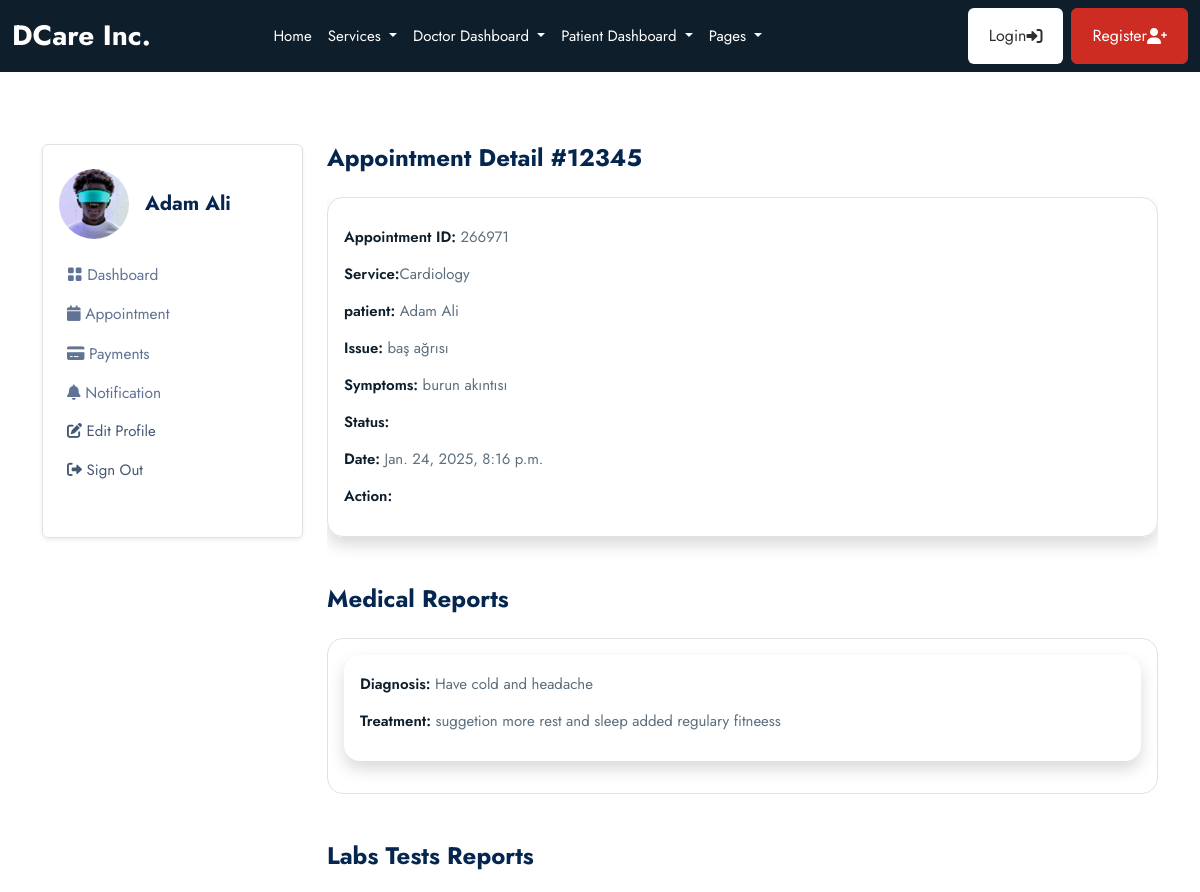
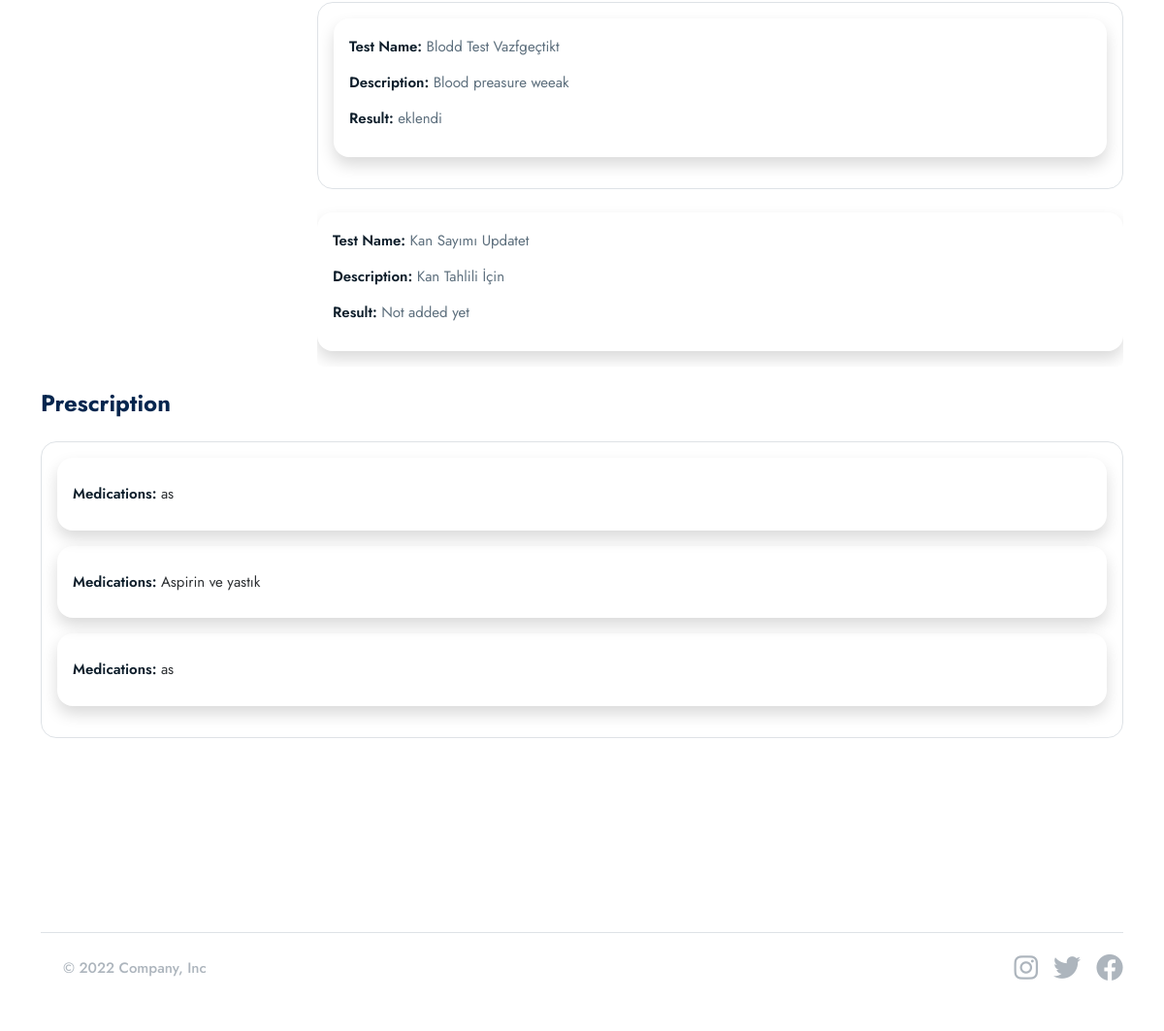
Page /patient/appointments/266971/ (signed in) on the committed database (2 pictures, top to bottom).
### userauths/models.py (models this page shows, shortened)
class User(AbstractUser):
    email = models.EmailField(unique=True)
    username = models.CharField(max_length=100, null=True, blank=True)
    user_type =models.CharField(max_length=50, choices=USER_TYPE, null=True, blank=True, default=None)
    USERNAME_FIELD = "email"
    REQUIRED_FIELDS = ["username"]

### patient/models.py (models this page shows, shortened)
class Patient(models.Model):
    user = models.OneToOneField(userauths_models.User, on_delete=models.CASCADE)
    image = models.FileField(upload_to="images", null=True, blank=True)
    full_name = models.CharField(max_length=100, null=True, blank=True)
    email = models.CharField(max_length=100, null=True, blank=True)
    mobile = models.CharField(max_length=100, null=True, blank=True)
    adress = models.CharField(max_length=100, null=True, blank=True)
    gender = models.CharField(max_length=100, null=True, blank=True)
    dob = models.DateTimeField(default=timezone.now, null=True, blank=True)
    blood_group = models.CharField(max_length=100, null=True, blank=True)

### base/models.py (models this page shows, shortened)
class Appointment(models.Model):
    STATUS = [
        ("scheduled","scheduled"),
        ("completed","completed"),
        ("pending","pending"),
        ("cancelled","cancelled"),
    ]
    service = models.ForeignKey(Service, on_delete= models.SET_NULL, null=True, blank=True,related_name="service_appointments")
    doctor = models.ForeignKey(doctor_models.Doctor,on_delete= models.SET_NULL, null=True, blank=True,related_name="doctor_appointments" )
    patient = models.ForeignKey(patient_models.Patient,on_delete= models.SET_NULL, null=True, blank=True,related_name="appointments_patient" )
    appointment_date = models.DateTimeField(null=True, blank=True)
    issues = models.TextField(blank=True,null=True)
    symptoms = models.TextField(blank=True,null=True)
    appointment_id =ShortUUIDField(length=6, max_length=8, alphabet="1234567890")
    status = models.CharField(max_length=120, choices=STATUS)

class Service(models.Model):
    image = models.FileField(upload_to="images", null=True, blank=True)
    name= models.CharField(max_length=100)
    desciription= models.TextField(blank=True, null=True)
    cost = models.DecimalField(max_digits=10, decimal_places=2)
    available_doctors= models.ManyToManyField(doctor_models.Doctor, blank=True)

class MedicalRecord(models.Model):
    appointment = models.ForeignKey(Appointment, on_delete=models.CASCADE)
    diagnosis = models.TextField()
    treatment = models.TextField()

class LabTest(models.Model):
    appointment = models.ForeignKey(Appointment, on_delete=models.CASCADE)
    test_name = models.CharField(max_length=255)
    description = models.TextField(blank=True, null=True)
    result = models.TextField(blank=True, null=True)

class Prescription(models.Model):
    appointment = models.ForeignKey(Appointment, on_delete=models.CASCADE)
    medications = models.TextField(blank=True, null=True)

### patient/views.py (the view)
# urls.py: path("appointments/<appointment_id>/", views.appointment_detail, name="appointment_detail"),
@login_required
def appointment_detail(request,appointment_id):
    patient = patient_models.Patient.objects.get(user=request.user)
    appointment = base_models.Appointment.objects.get(appointment_id=appointment_id, patient=patient)
    medical_records= base_models.MedicalRecord.objects.filter(appointment=appointment)
    lab_tests = base_models.LabTest.objects.filter(appointment=appointment)
    prescriptions = base_models.Prescription.objects.filter(appointment=appointment)
    context = {
        "appointment":appointment,
        "medical_records":medical_records,
        "lab_tests":lab_tests,
        "prescriptions":prescriptions
    }
    return render (request, "patient/appointment_detail.html", context)

### templates/patient/appointment_detail.html (shortened to what this page needs)
{% extends "partials/base.html"%} {% block content %}
<section class="pt-5 pb-5">
  <div class="container">
    <div class="row mt-0 mt-md-4">
      {% include "patient/sidebar.html" %}
      <div class="col-lg-9 col-md-8 col-12">
        <h4 class="mb-0 mb-4 fw-bold">Appointment Detail #12345</h4>
        <div class="card mb-4">
          <div class="shadow border p-3 mb-4 rounded-4">
            <p>
              <a>
                <p>
                  <span class="fw-semibold text-dark">Appointment ID:</span>
                  {{appointment.appointment_id}}
                </p>
                <p>
                  <span class="fw-semibold text-dark">Service:</span
                  >{{appointment.service.name}}
                </p>
                <p>
                  <span class="fw-semibold text-dark">patient:</span>
                  {{appointment.patient.full_name}}
                </p>
                <p>
                  <span class="fw-semibold text-dark">Issue:</span>
                  {{appointment.issues}}
                </p>
                <p>
                  <span class="fw-semibold text-dark">Symptoms:</span>
                  {{appointment.symptoms}}
                </p>
                <p>
                  <span class="fw-semibold text-dark">Status:</span>
                </p>
                <p>
                  <span class="fw-semibold text-dark">Date:</span>
                  {{appointment.appointment_date}}
                </p>
                <p>
                  <span class="fw-semibold text-dark">Action:</span>
                  </p>
              </a>
            </p>
          </div>
        </div>
        <div id="medical-report">
          <div class="d-flex justify-content-between">
            <h4 class="mb-0 mb-4 fw-bold">Medical Reports</h4>
          </div>
          <div class="card mb-4">
            <div class="border p-3 mb-4 rounded-4">
              <div class="shadow p-3 rounded-4 mb-3">
                {% for m in medical_records %}
                <p>
                  <span class="fw-semibold text-dark">Diagnosis:</span>
                  {{m.diagnosis}}
                </p>
                <p>
                  <span class="fw-semibold text-dark">Treatment:</span>
                  {{m.treatment}}
                </p>
              </div>
              {% empty %}
              <p>No medical records</p>
              {% endfor%}
            </div>
          </div>
        </div>
        <div id="lab-test">
          <div class="d-flex justify-content-between">
            <h4 class="mb-0 mb-4 fw-bold">Labs Tests Reports</h4>
          </div>
          <div class="card mb-4">
            <div class="border p-3 mb-4 rounded-4">
              {% for l in lab_tests %}
              <div class="shadow p-3 rounded-4 mb-3">
                <p>
                  <span class="fw-semibold text-dark">Test Name:</span>
                  {{l.test_name}}t
                </p>
                <p>
                  <span class="fw-semibold text-dark">Description:</span>
                  {{l.description}}
                </p>
                <p>
                  <span class="fw-semibold text-dark">Result:</span>
                  {{l.result|default:"Not added yet"}}
                </p>
                </div>
              </div>
              {% empty %}
              <p>No lab tests</p>
              {% endfor %}
            </div>
          </div>
          <div class="d-flex justify-content-between">
          <h4 class="mb-0 mb-4 fw-bold">Prescription</h4>
        </div>
        <div class="card mb-4">
          <div class="border p-3 mb-4 rounded-4">
            {% for p in prescriptions %}
            <div class="shadow p-3 rounded-4 mb-3">
              <p>
                <span class="fw-semibold text-dark">Medications:</span>
                {{p.medications}}
              </p>
            </div>
            {% empty %}
            <p>No prescriptions</p>
            {% endfor %}
          </div>
        </div>
        </div>
      </div>
</section>
{% endblock content %}

### templates/patient/sidebar.html (shortened to what this page needs)
<div class="col-lg-3 col-md-4 col-12">
  <nav
    class="navbar navbar-expand-md shadow-sm mb-4 mb-lg-0 sidenav border rounded"
  >
    <div class="collapse navbar-collapse p-3" id="sidenav">
      <div class="navbar-nav flex-column">
        <div class="d-flex align-items-center mb-3">
          {% if request.user.patient.image %}
          <img
            src="{{request.user.patient.image.url}}"
            alt="avatar"
            class="rounded-circle avatar-xl"
            style="width: 70px; height: 70px; object-fit: cover"
          />
          {% endif %}
          <div class="ms-3">
            <h5 class="mb-0 fw-bold">{{request.user.patient.full_name}}</h5>
          </div>
        </div>
        <ul class="list-unstyled ms-n2 mb-4">
          <li class="nav-item">
            <a
              class="dropdown-item nav-link"
              href="{% url 'patient:dashboard'%}"
              ><i class="bi bi-grid-fill"></i> Dashboard</a
            >
          </li>
          <li class="nav-item">
            <a
              class="dropdown-item nav-link"
              href="{% url 'patient:appointments'%}"
              ><i class="fas fa-calendar"></i> Appointment</a
            >
          </li>
          <li class="nav-item">
            <a class="dropdown-item nav-link" href="{% url 'patient:payments'%}"
              ><i class="fas fa-credit-card"></i> Payments</a
            >
          </li>
          <li class="nav-item">
            <a
              class="dropdown-item nav-link"
              href="{% url 'patient:notifications'%}"
              ><i class="fas fa-bell"></i> Notification</a
            >
          </li>
          <li class="nav-item">
            <a class="nav-link" href="{% url 'patient:profile'%}">
              <i class="fas fa-edit"></i> Edit Profile
            </a>
          </li>
          <li class="nav-item">
            <a class="nav-link" href=".{% url 'userauths:sign-out'%}">
              <i class="fas fa-sign-out-alt"></i> Sign Out
            </a>
          </li>
        </ul>
      </div>
    </div>
  </nav>
</div>

### rows in the picture
User: user.patient.image (picture), user.patient.full_name "Adam Ali"
Appointment: appointment_id "266971", service.name "Cardiology", patient.full_name "Adam Ali", issues "baş ağrısı", symptoms "burun akıntısı", appointment_date "Jan. 24, 2025, 8:16 p.m."
MedicalRecord: diagnosis "Have cold and headache", treatment "suggetion more rest and sleep added regulary fitneess"
LabTest: test_name "Blodd Test Vazfgeçtik", description "Blood preasure weeak", result "eklendi"
LabTest: test_name "Kan Sayımı Update", description "Kan Tahlili İçin", result "Not added yet"
Prescription: medications "as"
Prescription: medications "Aspirin ve yastık"
Prescription: medications "as"
